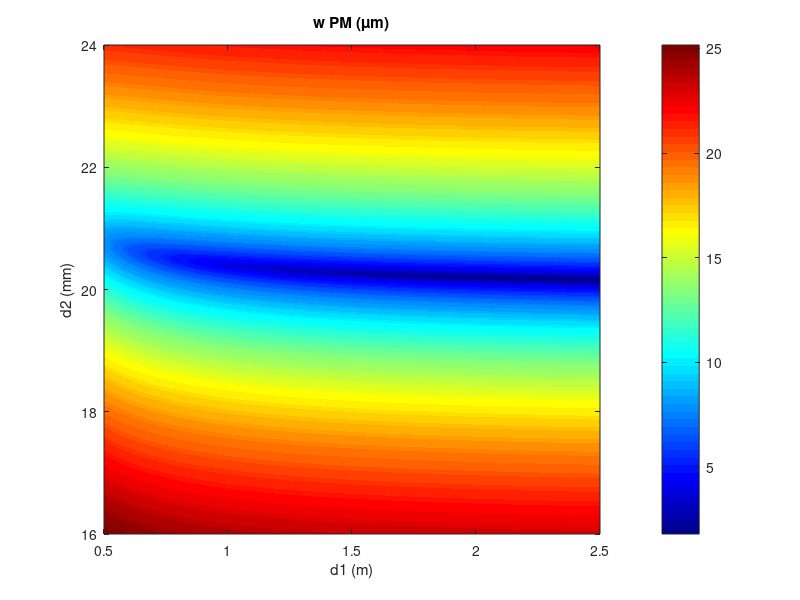

Source code (MATLAB):
clc
clear 
close all

% Gaussian vector:
% (q) where 1/q = 1/R - i/n/zR 
% (1)

% Focused gaussian spot: R = infinity
% Rayleigh length:
% zR = pi * w^2 / lambda

% Once we have the total ABCD matrix:
% q2 = (A*q1 * B) / (C*q1 + D)
 
% Propagation in free space:
% (A, B) = (1 d)
% (C, D)   (0 1)

% Propagation through a thin lens:
% (A, B) = (1    0)
% (C, D)   (-1/f 1)

% ALL UNITS IN SI

% Configuration:
% PM fibre >> d1 >> Objective 1 >> d2 >> Objective 2 >> d3 >> HC fibre
%             M1        M2         M3         M4        M5

% PM fibre >> d1 >> Objective 1 >> d2 >> Lens 2 >> d3 >> Lens 3 >> d4 >> Objective 4 >> d5 >> HC fibre
%             M1        M2         M3      M4      M5     M6       M7       M8          M9        

lambda = 810e-9; 

w_TiSa = 0.2e-3;
zR_TiSa = pi * w_TiSa^2 / lambda;

w_PM = 2.45e-6;
zR_PM = pi * w_PM^2 / lambda;

q1 = 1i*zR_TiSa;
% q1 = 1i*zR_PM;

% ---
f20x = 9e-3;
d20x = 1.2e-3;

f10x = 18e-3;
d10x = 10.6e-3;

f4x = 45e-3;
d4x = 18.5e-3;

f20mm = 20e-3;

% ---

d1 = 1.75;
f1 = f20mm;
d2 = f1;
f2 = f10x;
d3 = d10x*1.5;

nx = 100;
ny = 200;

x = zeros(nx,1);
y = zeros(ny,1);
z = zeros(nx,ny);

ii = 0;
for d1 = linspace(0.5, 2.5, nx)
    ii = ii + 1;
    x(ii) = d1;
    jj = 0;
    for d2 = linspace(f1*0.8, f1*1.2, ny)
        jj = jj + 1;
        if ii == 1;
            y(jj) = d2;
        end
        

        M1 = [1,d1; 0,1];                                                                                                                                                                                                                             
        M2 = [1,0; -1/f1,1];
        M3 = [1,d2; 0,1];
        M4 = [1,0; -1/f2,1];
        M5 = [1,d3; 0,1];

%         M = M2 * M1;
        M = M3 * M2 * M1;
        % M = M5 * M4 * M3 * M2 * M1;
        % M = M1 * M2 * M3 * M4 * M5;

        % ---

        % f1 = f20x;
        % f2 = 0.25;
        % f3 = 0.10;
        % f4 = f4x;
        % 
        % d1 = d20x;
        % d2 = 0.2;
        % d3 = 0.35;
        % d4 = 1;
        % d5 = d4x;
        % 
        % M1 = [1,d1; 0,1];
        % M2 = [1,0; -1/f1,1];
        % M3 = [1,d2; 0,1];
        % M4 = [1,0; -1/f2,1];
        % M5 = [1,d3; 0,1];
        % M6 = [1,0; -1/f3,1];
        % M7 = [1,d4; 0,1];
        % M8 = [1,0; -1/f4,1];
        % M9 = [1,d5; 0,1];
        % 
        % M = M9 * M8 * M7 * M6 * M5 * M4 * M3 * M2 * M1;

        % ---

        A = M(1,1);
        B = M(1,2);
        C = M(2,1);
        D = M(2,2);

        q2 = (A*q1 + B) / (C*q1 + D);
        
        zR_PM = q2/1i;
        w_PM = real(sqrt(zR_PM *lambda / pi));
        
        % zR_HC = q2/1i;        
        % w_HC = real(sqrt(zR_HC *lambda / pi));

    z(ii,jj) = w_PM;
    % z(ii,jj) = w_HC;
    end
end

disp(['w TiSa = ' num2str(w_TiSa*1e3) ' mm'])
disp(['w PM = ' num2str(w_PM*1e6) ' um'])
% disp(['w HC = ' num2str(w_HC*1e6) ' um'])


% plot(x,y*1e6, 'LineWidth', 2)
% xlabel('d2 (m)')
% ylabel('w HC (\mum)')

contourf(x,y*1e3,z'*1e6,100,'LineColor','none')
xlabel('d1 (m)')
ylabel('d2 (mm)')
title('w PM (\mum)')
colormap(jet)
colorbar

% w_test = lambda * f1 / pi / w_PM;
% disp(['w test = ' num2str(w_test*1e6) ' um'])
